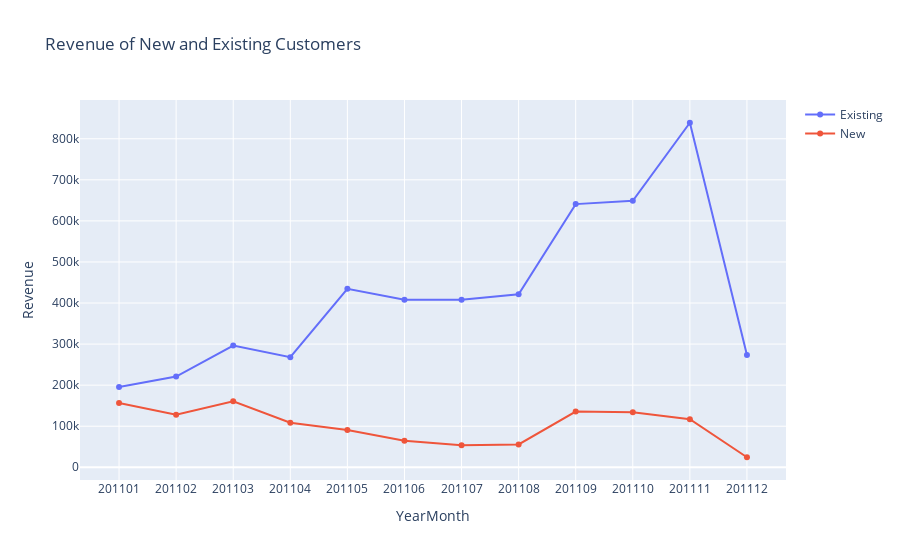

The notebook cell saved with this chart:
### Code cell
plot_data = [
    go.Scatter(
        x = df_revenue_customer[df_revenue_customer["UserType"]=="Existing"]["CustomerYearMonth"],
        y = df_revenue_customer[df_revenue_customer["UserType"]=="Existing"]["Revenue"],
        name='Existing'
    ),
    go.Scatter(
         x = df_revenue_customer[df_revenue_customer["UserType"]=="New"]["CustomerYearMonth"],
        y = df_revenue_customer[df_revenue_customer["UserType"]=="New"]["Revenue"],
       name='New'
    )
]
plot_layout = go.Layout(
    xaxis={"type":"category"},
    title = "Revenue of New and Existing Customers"
)
fig = go.Figure(data=plot_data, layout=plot_layout)
fig.update_xaxes(title_text="YearMonth")
fig.update_yaxes(title_text="Revenue")
fig.show()

### Figure 1 — Plotly figure (JSON) as saved in the notebook; plotly's stock layout.template omitted (floating-point values rounded to 4 significant figures)
{"data": [{"name": "Existing", "type": "scatter", "x": [201101, 201102, 201103, 201104, 201105, 201106, 201107, 201108, 201109, 201110, 201111, 201112], "y": [195300.0, 221000.0, 296400.0, 268200.0, 434700.0, 408000.0, 407700.0, 421400.0, 640900.0, 648800.0, 839000.0, 273500.0]}, {"name": "New", "type": "scatter", "x": [201101, 201102, 201103, 201104, 201105, 201106, 201107, 201108, 201109, 201110, 201111, 201112], "y": [156700.0, 127859, 160600.0, 108500.0, 90850.0, 64480.0, 53450.0, 55620.0, 135700.0, 133900.0, 117200.0, 24450.0]}], "layout": {"title": {"text": "Revenue of New and Existing Customers"}, "xaxis": {"title": {"text": "YearMonth"}, "type": "category"}, "yaxis": {"title": {"text": "Revenue"}}}}
